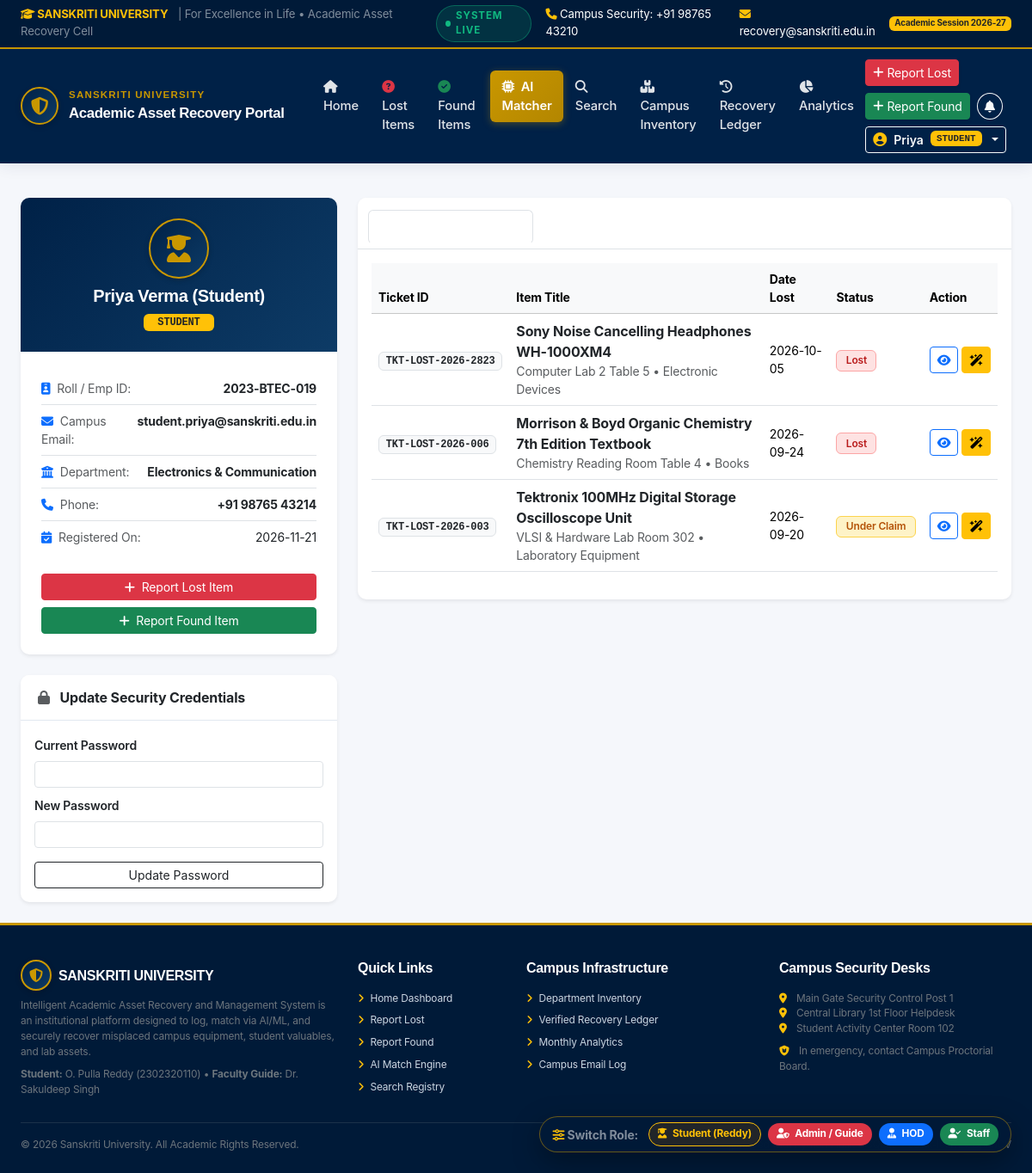
/profile (signed in), run on an earlier commit of the app's database.
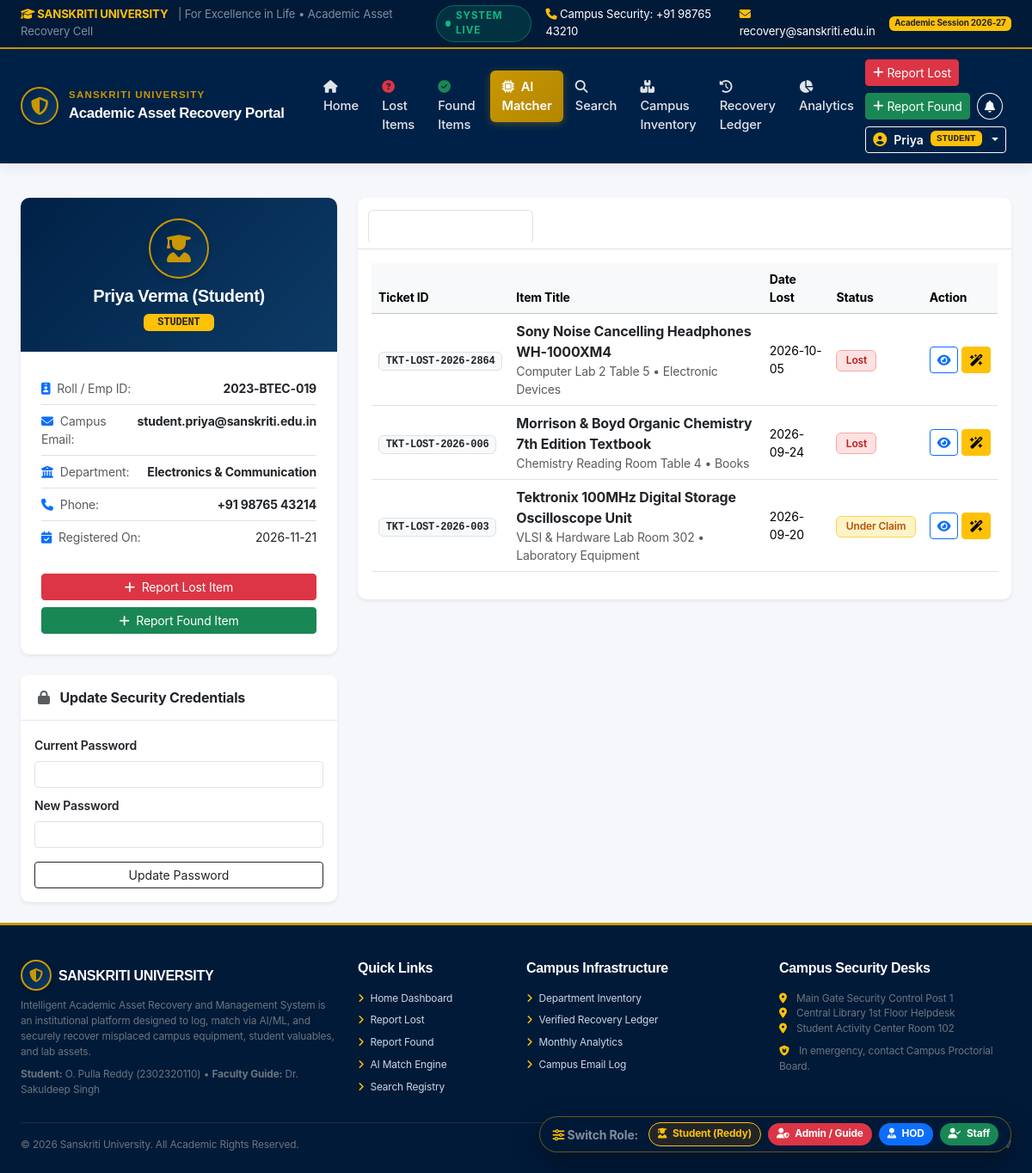
And on a later commit of the database.
### tables this page shows
CREATE TABLE items (
        id INTEGER PRIMARY KEY AUTOINCREMENT,
        ticket_number TEXT UNIQUE NOT NULL,
        type TEXT NOT NULL, -- 'lost' or 'found'
        title TEXT NOT NULL,
        category TEXT NOT NULL,
        description TEXT NOT NULL,
        department TEXT NOT NULL,
        location TEXT NOT NULL,
        building_zone TEXT NOT NULL,
        date_event TEXT NOT NULL,
        time_event TEXT,
        image_path TEXT,
        user_id INTEGER,
        reporter_name TEXT,
        reporter_contact TEXT,
        is_anonymous INTEGER DEFAULT 0,
        status TEXT NOT NULL DEFAULT 'Lost', -- 'Lost', 'Found', 'Under Claim', 'Verified', 'Returned', 'Closed'
        serial_number_hint TEXT,
        identifying_marks TEXT,
        storage_location TEXT,
        escalated INTEGER DEFAULT 0,
        escalation_reason TEXT,
        escalated_at TIMESTAMP,
        created_at TIMESTAMP DEFAULT CURRENT_TIMESTAMP,
        updated_at TIMESTAMP DEFAULT CURRENT_TIMESTAMP,
        FOREIGN KEY (user_id) REFERENCES users (id) ON DELETE SET NULL
    );

### app.py (the view)
@app.route('/profile')
@login_required
def profile():
    user = get_current_user()
    user_lost = database.query_db("SELECT * FROM items WHERE user_id = ? AND type='lost' ORDER BY id DESC", (user['id'],))
    user_found = database.query_db("SELECT * FROM items WHERE user_id = ? AND type='found' ORDER BY id DESC", (user['id'],))
    user_claims = database.query_db("""
        SELECT c.*, i.title as item_title, i.category as item_category
        FROM claims c
        JOIN items i ON c.item_id = i.id
        WHERE c.claimant_id = ?
        ORDER BY c.id DESC
    """, (user['id'],))
    return render_template(
        'user/profile.html',
        user=user,
        user_lost=user_lost,
        user_found=user_found,
        user_claims=user_claims
    )

### app.py (called while the page is built)
@app.template_filter('format_date')
def format_date(value, fmt='%Y-%m-%d'):
    if not value:
        return 'N/A'
    if isinstance(value, datetime):
        return value.strftime(fmt)
    return str(value)[:10]

@app.context_processor
def inject_global_template_data():
    user = get_current_user()
    unread_count = 0
    if user:
        row = database.query_db("SELECT COUNT(*) as c FROM notifications WHERE user_id = ? AND is_read = 0", (user['id'],), one=True)
        unread_count = row['c'] if row else 0
    return {
        'current_user': user,
        'unread_notifs_count': unread_count,
        'now_year': datetime.now().year
    }

### auth_helper.py (called while the page is built)
def get_current_user():
    if 'user_id' not in session:
        return None
    user = database.query_db("SELECT * FROM users WHERE id = ?", (session['user_id'],), one=True)
    return user

def login_required(f):
    @wraps(f)
    def decorated_function(*args, **kwargs):
        if 'user_id' not in session:
            flash("Please sign in with your university account to access this page.", "warning")
            return redirect(url_for('login', next=request.url))
        return f(*args, **kwargs)
    return decorated_function

### templates/user/profile.html (shortened to what the changed rows need)
{% extends 'base.html' %}
{% block content %}
<div class="container-fluid px-4">
    <div class="row g-4">
        <div class="col-lg-8">
            <div class="card shadow-sm border-0 mb-4">
                <div class="card-body p-3">
                    <div class="tab-content" id="profileTabsContent">
                        <div class="tab-pane fade show active" id="my-lost" role="tabpanel">
                            {% if user_lost %}
                            <div class="table-responsive">
                                <table class="table table-hover align-middle">
                                    <thead class="table-light small">
                                        <tr>
                                            <th>Ticket ID</th>
                                            <th>Item Title</th>
                                            <th>Date Lost</th>
                                            <th>Status</th>
                                            <th>Action</th>
                                        </tr>
                                    </thead>
                                    <tbody>
                                        {% for item in user_lost %}
                                        <tr>
                                            <td><span class="badge bg-light text-dark border font-monospace">{{ item.ticket_number }}</span></td>
                                            <td>
                                                <div class="fw-bold text-dark">{{ item.title }}</div>
                                                <div class="small text-muted">{{ item.location }} &bull; {{ item.category }}</div>
                                            </td>
                                            <td class="small">{{ item.date_event }}</td>
                                            <td>
                                                <span class="badge {% if item.status == 'Lost' %}badge-lost{% elif item.status == 'Returned' %}badge-returned{% else %}badge-under-claim{% endif %}">
                                                    {{ item.status }}
                                                </span>
                                            </td>
                                            <td>
                                                <div class="d-flex gap-1">
                                                    <a href="{{ url_for('item_detail', item_id=item.id) }}" class="btn btn-sm btn-outline-primary" title="View">
                                                        <i class="fa-solid fa-eye"></i>
                                                    </a>
                                                    <a href="{{ url_for('item_matches_view', item_id=item.id) }}" class="btn btn-sm btn-warning" title="AI Matches">
                                                        <i class="fa-solid fa-wand-magic-sparkles"></i>
                                                    </a>
                                                </div>
                                            </td>
                                        </tr>
                                        {% endfor %}
                                    </tbody>
                                </table>
                            </div>
                            {% else %}
                            <div class="text-center py-5 text-muted">
                                <i class="fa-solid fa-circle-check text-success fa-3x mb-2"></i>
                                <p>You have not registered any lost items.</p>
                                <a href="{{ url_for('report_lost') }}" class="btn btn-sm btn-danger">File Lost Item Report</a>
                            </div>
                            {% endif %}
                        </div>
                    </div>
                </div>
            </div>
        </div>
    </div>
</div>
{% endblock %}

What changed in the data, as far as the page shows it:
changed items "Sony Noise Cancelling Headphones WH-1000XM4": ticket_number "TKT-LOST-2026-2823" → "TKT-LOST-2026-2864"
